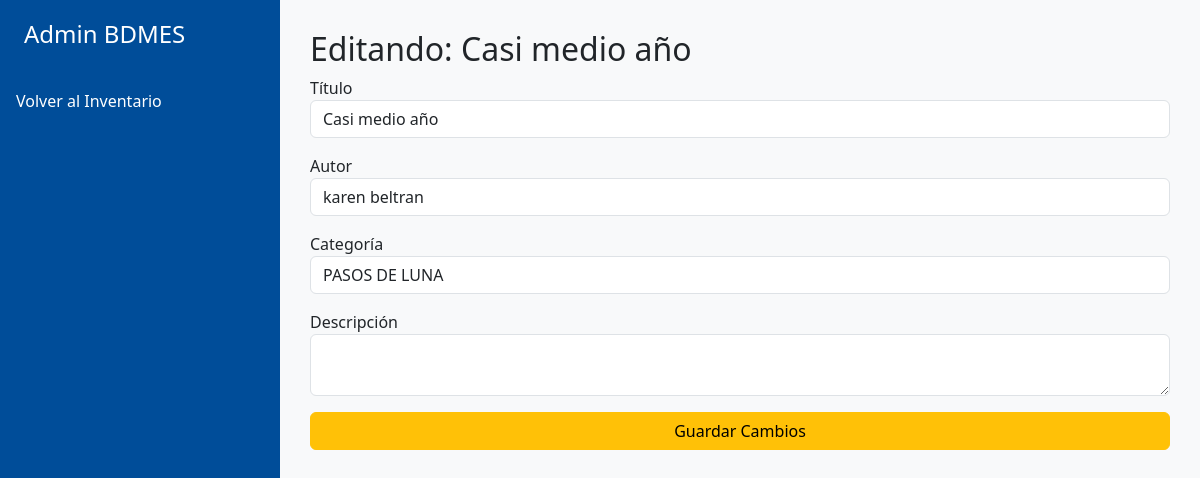
Page /admin/editar-recurso/1 (signed in) on the committed database.
### app.py (models this page shows)
class Recurso(db.Model):
    __tablename__ = 'recursos'
    id_recurso = db.Column(db.Integer, primary_key=True)
    titulo = db.Column(db.String(255), nullable=False)
    autor = db.Column(db.String(200), nullable=False)
    categoria = db.Column(db.String(100), nullable=False, default='General')
    tipo_recurso = db.Column(db.String(20), nullable=False)
    ruta_archivo_e2 = db.Column(db.String(255), nullable=True)
    ruta_miniatura = db.Column(db.String(255), nullable=True)
    ejemplares_total = db.Column(db.Integer, default=0)
    ejemplares_disponibles = db.Column(db.Integer, default=0)
    descripcion = db.Column(db.Text)
    prestamos = db.relationship('Prestamo', backref='libro', lazy=True, cascade="all, delete-orphan")

### app.py (the view)
@app.route('/admin/editar-recurso/<int:recurso_id>', methods=['GET'])
def editar_recurso_form(recurso_id):
    if 'loggedin' not in session: return redirect(url_for('admin_login'))
    recurso = db.session.get(Recurso, recurso_id)
    return render_template('admin/editar_recurso.html', recurso=recurso, user_name=session.get('user_name'))

### templates/admin/editar_recurso.html (shortened to what this page needs)
<!DOCTYPE html>
<html lang="es">
<head>
    <link href="https://cdn.jsdelivr.net/npm/bootstrap@5.3.2/dist/css/bootstrap.min.css" rel="stylesheet">
</head>
<body>
    <nav class="sidebar d-flex flex-column d-none d-md-flex">
        <div class="px-4 mb-4"><h4>Admin BDMES</h4></div>
        <ul class="nav flex-column pe-3">
            <li class="nav-item"><a class="nav-link text-white" href="{{ url_for('inventario') }}">Volver al Inventario</a></li>
        </ul>
    </nav>
    <main class="main-content">
        <h2>Editando: {{ recurso.titulo }}</h2>
        <form action="{{ url_for('guardar_edicion_recurso', recurso_id=recurso.id_recurso) }}" method="POST">
            <div class="mb-3">
                <label>Título</label>
                <input type="text" class="form-control" name="titulo" value="{{ recurso.titulo }}" required>
            </div>
            <div class="mb-3">
                <label>Autor</label>
                <input type="text" class="form-control" name="autor" value="{{ recurso.autor }}" required>
            </div>
            <div class="mb-3">
                <label>Categoría</label>
                <input class="form-control" list="listaCategorias" name="categoria" value="{{ recurso.categoria }}" required>
            </div>
            <div class="mb-3">
                <label>Descripción</label>
                <textarea class="form-control" name="descripcion">{{ recurso.descripcion }}</textarea>
            </div>
            <button type="submit" class="btn btn-warning w-100">Guardar Cambios</button>
        </form>
    </main>
</body>
</html>

### templates/admin/editar_recurso.html (style rules this page uses)
body { background-color: #f8f9fa; }
.sidebar { width: 280px; height: 100vh; position: fixed; top: 0; left: 0; background-color: #004d99; color: white; padding-top: 20px; }
.main-content { margin-left: 280px; padding: 30px; }

### rows in the picture
Recurso: titulo "Casi medio año", autor "karen beltran", categoria "PASOS DE LUNA"
